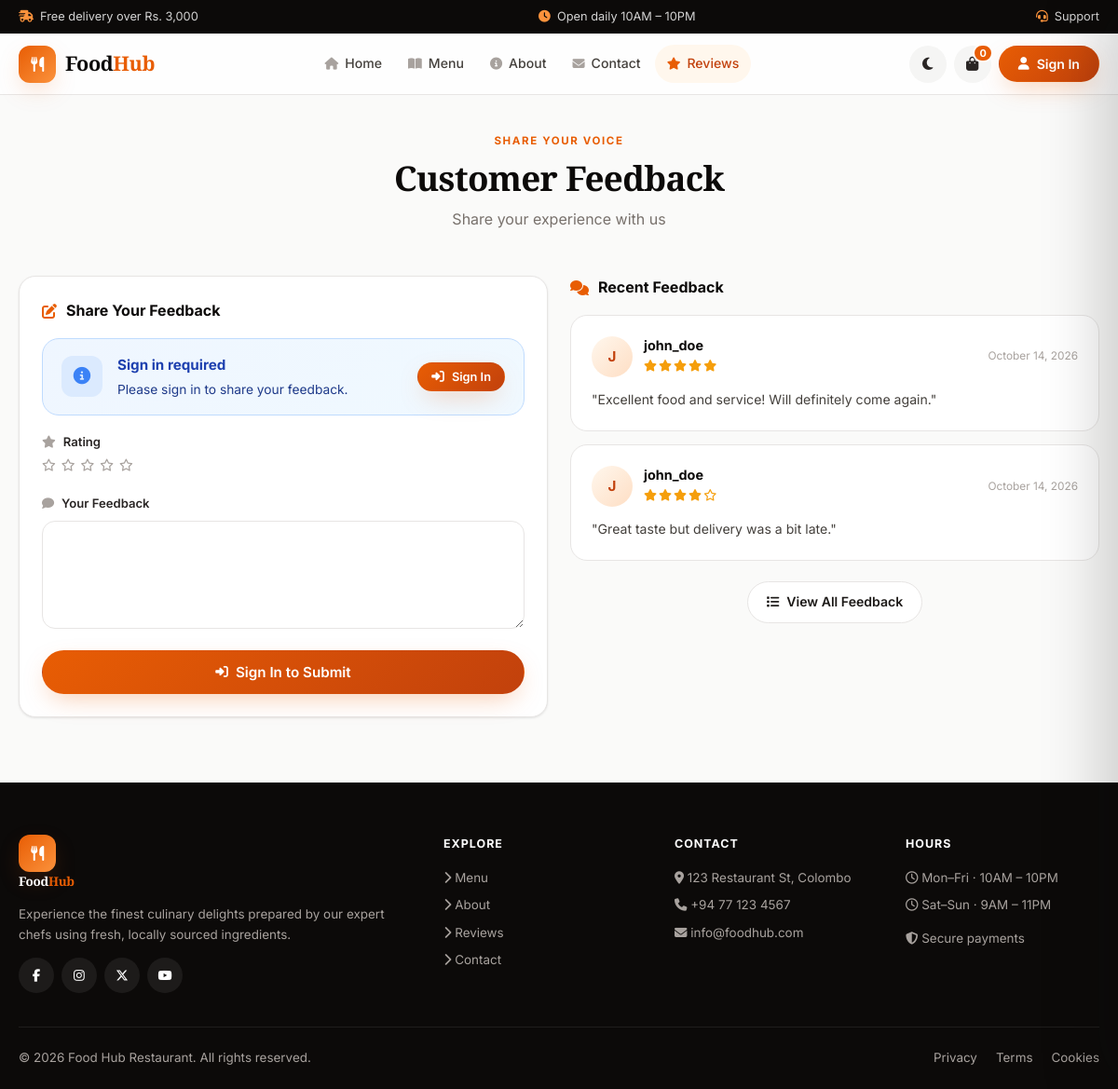
Page /feedback.php on the committed database.
### tables this page shows
CREATE TABLE feedback (
    id INT AUTO_INCREMENT PRIMARY KEY,
    user_id INT NOT NULL,
    rating INT CHECK (rating BETWEEN 1 AND 5),
    comment TEXT NOT NULL,
    created_at TIMESTAMP DEFAULT CURRENT_TIMESTAMP,
    FOREIGN KEY (user_id) REFERENCES users(id) ON DELETE CASCADE
);

CREATE TABLE users (
    id INT AUTO_INCREMENT PRIMARY KEY,
    username VARCHAR(50) UNIQUE NOT NULL,
    email VARCHAR(100) UNIQUE NOT NULL,
    password VARCHAR(255) NOT NULL,
    user_type ENUM('customer','admin') DEFAULT 'customer',
    created_at TIMESTAMP DEFAULT CURRENT_TIMESTAMP
);

### includes/auth.php (called while the page is built, shortened)
<?php
require_once __DIR__ . '/functions.php';
function isLoggedIn(): bool { return isset($_SESSION['user_id']); }

### feedback.php (the view, shortened to what this page needs)
<?php
require_once 'includes/auth.php';
include 'includes/header.php';
?>
<div class="container" style="padding-top:36px">
    <div class="sec-title">
        <span class="eyebrow">Share Your Voice</span>
        <h2>Customer Feedback</h2>
        <p>Share your experience with us</p>
    </div>
    <div class="fb-layout" style="display:grid;grid-template-columns:1fr 1fr;gap:24px">
        <div class="panel">
            <div class="panel-title"><i class="fa-solid fa-pen-to-square"></i> Share Your Feedback</div>
            <?php if (!isLoggedIn()): ?>
                <div class="guest-notice" style="margin-bottom:18px">
                    <div class="guest-notice-icon"><i class="fa-solid fa-circle-info"></i></div>
                    <div class="guest-notice-body"><h4>Sign in required</h4><p>Please sign in to share your feedback.</p></div>
                    <div class="guest-notice-actions">
                        <button class="btn btn-primary btn-sm" data-open-auth="login"><i class="fa-solid fa-right-to-bracket"></i> Sign In</button>
                    </div>
                </div>
            <?php endif; ?>
            <form method="POST">
                <div class="field">
                    <label><i class="fa-solid fa-star"></i> Rating</label>
                    <div class="star-picker">
                        <?php for ($i = 1; $i <= 5; $i++): ?>
                            <label>
                                <i class="fa-regular fa-star"></i>
                            </label>
                        <?php endfor; ?>
                    </div>
                </div>
                <div class="field">
                    <label for="comment"><i class="fa-solid fa-comment"></i> Your Feedback</label>
                    <textarea id="comment" name="comment" class="input" rows="5" <?= !isLoggedIn() ? 'disabled' : '' ?> required><?= e($_POST['comment'] ?? '') ?></textarea>
                </div>
                <?php if (isLoggedIn()): ?>
                    <button type="submit" name="submit_feedback" class="btn btn-primary btn-block"><i class="fa-solid fa-paper-plane"></i> Submit Feedback</button>
                <?php else: ?>
                    <button type="button" class="btn btn-primary btn-block" data-open-auth="login"><i class="fa-solid fa-right-to-bracket"></i> Sign In to Submit</button>
                <?php endif; ?>
            </form>
        </div>
        <div>
            <div class="panel-title"><i class="fa-solid fa-comments"></i> Recent Feedback</div>
            <?php
            $fb = $conn->query("SELECT f.*, u.username, DATE_FORMAT(f.created_at,'%M %d, %Y') AS d FROM feedback f JOIN users u ON f.user_id=u.id ORDER BY f.created_at DESC LIMIT 5");
            if ($fb && $fb->num_rows):
                while ($r = $fb->fetch_assoc()):
            ?>
                <div class="fb-card mb-2">
                    <div class="fb-head">
                        <div class="avatar"><?= avatarInitial($r['username']) ?></div>
                        <div style="flex:1">
                            <div class="fb-name"><?= e($r['username']) ?></div>
                            <?= renderStars((int)$r['rating']) ?>
                        </div>
                        <div class="fb-date"><?= e($r['d']) ?></div>
                    </div>
                    <p class="fb-comment">"<?= e($r['comment']) ?>"</p>
                </div>
            <?php endwhile; else: ?>
                <div class="panel empty"><i class="fa-solid fa-comments"></i><p>No feedback yet. Be the first!</p></div>
            <?php endif; ?>
            <div class="center mt-3">
                <a href="<?= url('feedback_all.php') ?>" class="btn btn-outline"><i class="fa-solid fa-list"></i> View All Feedback</a>
            </div>
        </div>
    </div>
</div>
<?php include 'includes/footer.php'; ?>

### includes/header.php (shortened to what this page needs)
<?php
require_once __DIR__ . '/functions.php';
$user = currentUser();
$cur = currentPage();
?>
<!DOCTYPE html>
<html lang="en" data-theme="light">
<head>
<link rel="stylesheet" href="https://cdnjs.cloudflare.com/ajax/libs/font-awesome/6.5.1/css/all.min.css">
<link rel="stylesheet" href="<?= asset('assets/css/style.css') ?>">
</head>
<body>
<div class="topbar">
    <div class="topbar-inner">
        <span><i class="fa-solid fa-truck-fast"></i> Free delivery over Rs. 3,000</span>
        <span class="hide-sm"><i class="fa-solid fa-clock"></i> Open daily 10AM – 10PM</span>
        <a href="<?= url('contact.php') ?>"><i class="fa-solid fa-headset"></i> Support</a>
    </div>
</div>
<header class="nav" id="nav">
    <div class="nav-wrap">
        <a href="<?= url('index.php') ?>" class="brand">
            <span class="brand-mark"><i class="fa-solid fa-utensils"></i></span>
            <span class="brand-text">Food<em>Hub</em></span>
        </a>
        <ul class="nav-menu" id="navMenu">
            <li><a href="<?= url('index.php') ?>" class="<?= $cur==='index.php'?'on':'' ?>"><i class="fa-solid fa-house"></i> Home</a></li>
            <li><a href="<?= url('menu.php') ?>" class="<?= $cur==='menu.php'?'on':'' ?>"><i class="fa-solid fa-book-open"></i> Menu</a></li>
            <li><a href="<?= url('about.php') ?>" class="<?= $cur==='about.php'?'on':'' ?>"><i class="fa-solid fa-circle-info"></i> About</a></li>
            <li><a href="<?= url('contact.php') ?>" class="<?= $cur==='contact.php'?'on':'' ?>"><i class="fa-solid fa-envelope"></i> Contact</a></li>
            <li><a href="<?= url('feedback.php') ?>" class="<?= $cur==='feedback.php'?'on':'' ?>"><i class="fa-solid fa-star"></i> Reviews</a></li>
        </ul>
        <div class="nav-actions">
            <button class="icon-btn" id="themeToggle" aria-label="Toggle theme">
            </button>
            <button class="icon-btn cart-btn" id="cartToggle" aria-label="Cart">
                <i class="fa-solid fa-bag-shopping"></i>
                <span class="cart-count">0</span>
            </button>
            <?php if ($user): ?>
                <div class="user-dd">
                    <button class="user-chip">
                        <span class="avatar sm"><?= avatarInitial($user['username']) ?></span>
                        <span class="hide-sm"><?= e($user['username']) ?></span>
                        <i class="fa-solid fa-chevron-down"></i>
                    </button>
                    <div class="dd-panel">
                        <?php if (currentIsAdmin()): ?>
                            <a href="<?= url('admin/index.php') ?>"><i class="fa-solid fa-gauge"></i> Admin Panel</a>
                        <?php endif; ?>
                        <a href="<?= url('order.php') ?>"><i class="fa-solid fa-receipt"></i> My Orders</a>
                        <a href="<?= url('feedback.php') ?>"><i class="fa-solid fa-star"></i> Reviews</a>
                        <a href="<?= url('logout.php') ?>" class="dd-danger"><i class="fa-solid fa-right-from-bracket"></i> Logout</a>
                    </div>
                </div>
            <?php else: ?>
                <button class="btn btn-primary" id="openAuth" aria-label="Sign in">
                    <i class="fa-solid fa-user"></i>
                    <span class="hide-sm">Sign In</span>
                </button>
            <?php endif; ?>
        </div>
    </div>
</header>
<main>

### includes/functions.php (shortened to what this page needs)
<?php
function e($s): string { return htmlspecialchars((string)$s, ENT_QUOTES, 'UTF-8'); }
function url(string $path = ''): string { return BASE_URL . ltrim($path, '/'); }
function asset(string $path): string {
    $full = __DIR__ . '/../' . ltrim($path, '/');
    $v = file_exists($full) ? filemtime($full) : time();
    return url($path) . '?v=' . $v;
}
function currentUser(): ?array {
    if (!isset($_SESSION['user_id'])) return null;
    return [
        'id' => (int)$_SESSION['user_id'],
        'username' => $_SESSION['username'] ?? '',
        'email' => $_SESSION['email'] ?? '',
        'type' => $_SESSION['user_type'] ?? 'customer',
    ];
}
function currentPage(): string { return basename($_SERVER['PHP_SELF']); }
function renderStars(int $rating): string {
    $h = '<span class="stars">';
    for ($i = 1; $i <= 5; $i++) {
        $h .= $i <= $rating ? '<i class="fa-solid fa-star"></i>' : '<i class="fa-regular fa-star"></i>';
    }
    return $h . '</span>';
}
function avatarInitial(string $name): string {
    return strtoupper(mb_substr(trim($name), 0, 1));
}

### includes/footer.php (shortened to what this page needs)
</main>
<footer class="footer">
    <div class="container">
        <div class="footer-grid">
            <div>
                <a href="<?= url('index.php') ?>" class="brand">
                    <span class="brand-mark"><i class="fa-solid fa-utensils"></i></span>
                    <span class="brand-text" style="color:#fff">Food<em>Hub</em></span>
                </a>
                <p class="mt-2">Experience the finest culinary delights prepared by our expert chefs using fresh, locally sourced ingredients.</p>
                <div class="social-row">
                    <a href="#" aria-label="Facebook"><i class="fa-brands fa-facebook-f"></i></a>
                    <a href="#" aria-label="Instagram"><i class="fa-brands fa-instagram"></i></a>
                    <a href="#" aria-label="X"><i class="fa-brands fa-x-twitter"></i></a>
                    <a href="#" aria-label="YouTube"><i class="fa-brands fa-youtube"></i></a>
                </div>
            </div>
            <div>
                <h4>Explore</h4>
                <a href="<?= url('menu.php') ?>"><i class="fa-solid fa-chevron-right"></i> Menu</a>
                <a href="<?= url('about.php') ?>"><i class="fa-solid fa-chevron-right"></i> About</a>
                <a href="<?= url('feedback.php') ?>"><i class="fa-solid fa-chevron-right"></i> Reviews</a>
                <a href="<?= url('contact.php') ?>"><i class="fa-solid fa-chevron-right"></i> Contact</a>
            </div>
            <div>
                <h4>Contact</h4>
                <p><i class="fa-solid fa-location-dot"></i> 123 Restaurant St, Colombo</p>
                <p><i class="fa-solid fa-phone"></i> +94 77 123 4567</p>
                <p><i class="fa-solid fa-envelope"></i> info@foodhub.com</p>
            </div>
            <div>
                <h4>Hours</h4>
                <p><i class="fa-regular fa-clock"></i> Mon–Fri · 10AM – 10PM</p>
                <p><i class="fa-regular fa-clock"></i> Sat–Sun · 9AM – 11PM</p>
                <p class="mt-2"><i class="fa-solid fa-shield-halved"></i> Secure payments</p>
            </div>
        </div>
        <div class="footer-bottom">
            <p>&copy; <?= date('Y') ?> Food Hub Restaurant. All rights reserved.</p>
            <div class="footer-links">
                <a href="#">Privacy</a>
                <a href="#">Terms</a>
                <a href="#">Cookies</a>
            </div>
        </div>
    </div>
</footer>
</body>
</html>

### rows in the picture
feedback: user.username "J", user.username "john_doe", d "October 14, 2026", comment "Excellent food and service! Will definitely come again."
feedback: user.username "J", user.username "john_doe", d "October 14, 2026", comment "Great taste but delivery was a bit late."
